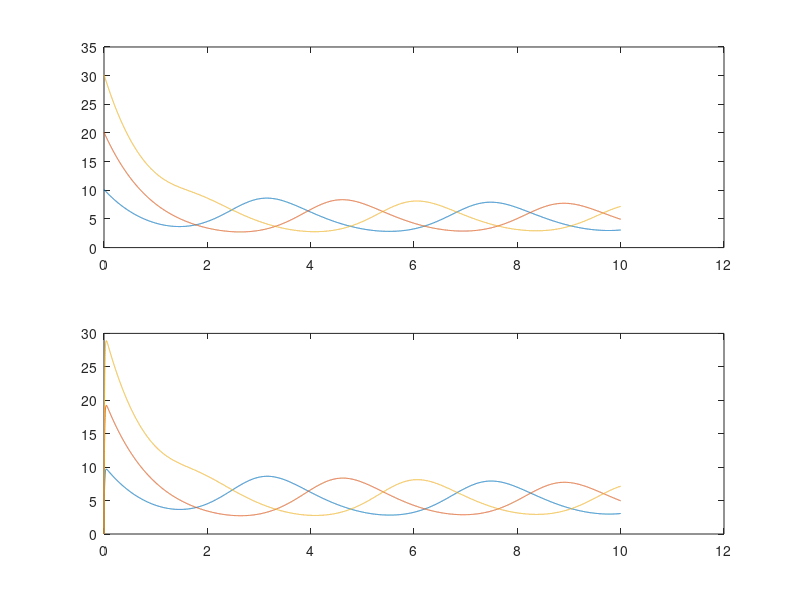

MATLAB code for this plot:
% REPRESSILATOR
clf;
clear all; 

%% Parameters

alpha = 10^2 ;% Promoter strength, from 5,10^4 to 0,5
alpha0 = 0 ;% Leakiness of the promoter. can be 0, 10^(-3), ...
beta = 10^2 ;% Average translation efficiency (IN PROT/TRANSCRIPT)
n = 2; % Hill coefficient
% Km = 40 ; % (IN MONOMERS/CELL)
% Phl = 10 % protein half life (IN MIN)
% Mhl = 2 %mRNA half life (IN MIN)

%% Variables

% Proteins concentrations
PlacI = 0;
PtetR = 0;
PcI = 0;

% mRNAs concentrations 
MlacI = 10;
MtetR = 20;
McI = 30;

% Denominations 
p(1) = PlacI;
p(2) = PtetR;
p(3) = PcI;
m(1) = MlacI;
m(2) = MtetR;
m(3) = McI;

t=0;
tEnd = 10;
tStep = 0.001;

P = zeros(tEnd/tStep, 3); % Number of proteins
M = zeros(tEnd/tStep, 3); % Number of mRNA

i=1;
while t <= tEnd
    P(i, 1) = p(1);
    P(i, 2) = p(2);
    P(i, 3) = p(3);
    M(i, 1) = m(1);
    M(i, 2) = m(2);
    M(i, 3) = m(3); % storage of the values along the experiment
        
    
    %%% mRNA
    m(1) = (- m(1) + alpha./(1 + p(2).^n) + alpha0)*tStep + m(1);
    m(2) = (- m(2) + alpha./(1 + p(3).^n) + alpha0)*tStep + m(2);
    m(3) = (- m(3) + alpha./(1 + p(1).^n) + alpha0)*tStep + m(3);
    
    %%% Proteins
    p(1) = (- beta*(p(1)-m(1)))*tStep + p(1);
    p(2) = (- beta*(p(2)-m(2)))*tStep + p(2);
    p(3) = (- beta*(p(3)-m(3)))*tStep + p(3);
    
    i = i + 1; 
    t(end +1) = t(end) + tStep; 
end
M(end+1,:) = m(end,:); 
P(end+1,:) = p(end,:); % last values


subplot(2,1,1)
plot(t,M(:,1))
hold on;
plot(t,M(:,2))
plot(t,M(:,3))

subplot(2,1,2)
plot(t,P(:,1))
hold on;
plot(t,P(:,2))
plot(t,P(:,3)) 